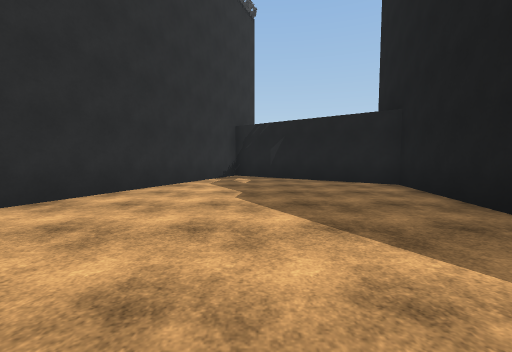
view 1 (above)

19 first-person views from a walk through a Unity game level. The camera is 1.3 m above the floor, tilts 4° down and sees 90° across. The floor is counted in squares, 2 m on a side. Each view is taken from the middle of a square. On the plan, view 1 faces up. The plan holds only what a view shows up to about 9 squares ahead; the rest is blank. The place goes on beyond the plan. The player is left out. Surface patterns are stand-ins for the level's own textures.

view 2
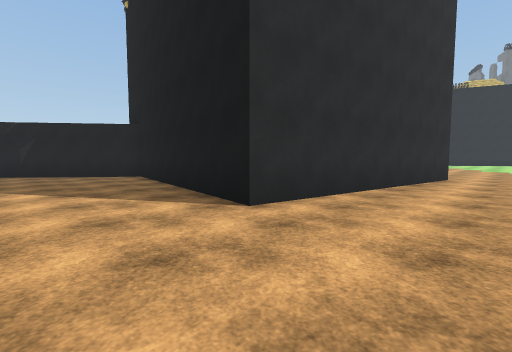

view 3
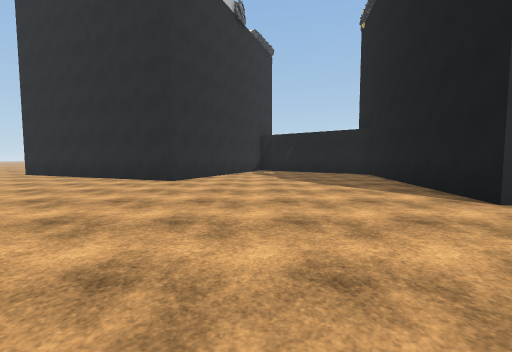

view 4
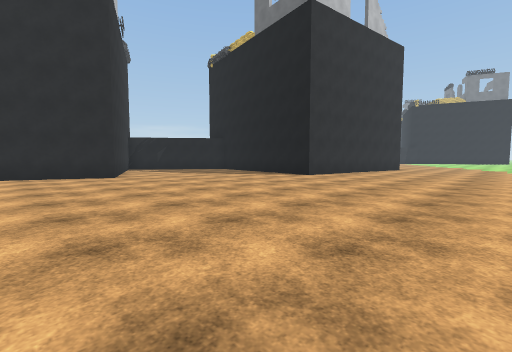

view 5
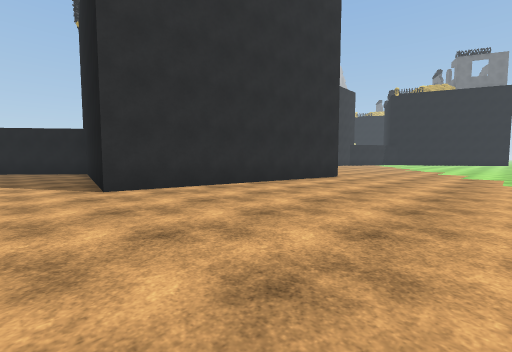

view 6
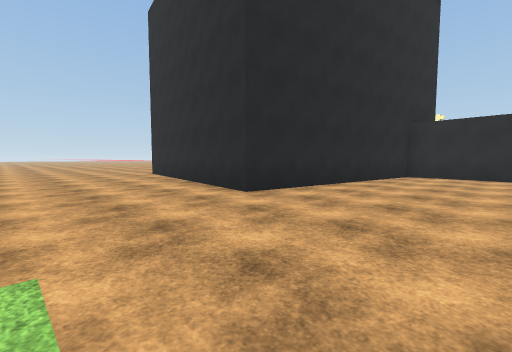

view 7
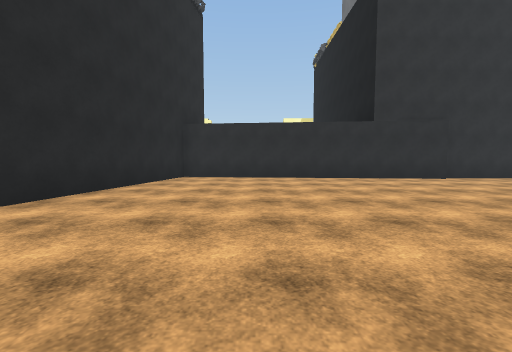

view 8
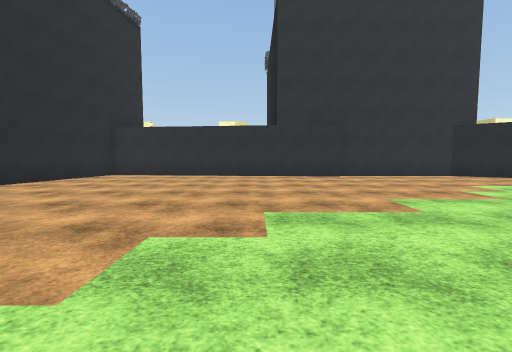

view 9
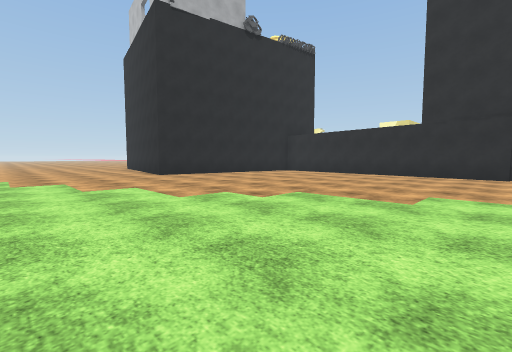

view 10
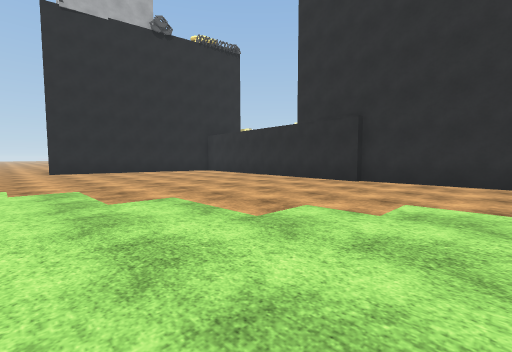

view 11
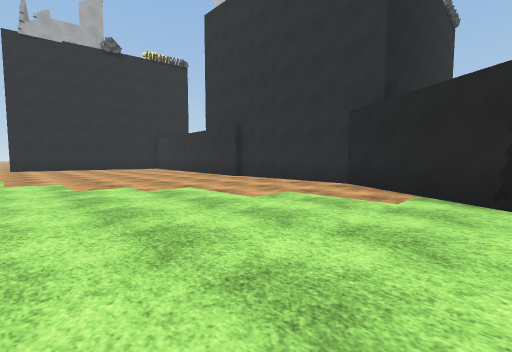

view 12
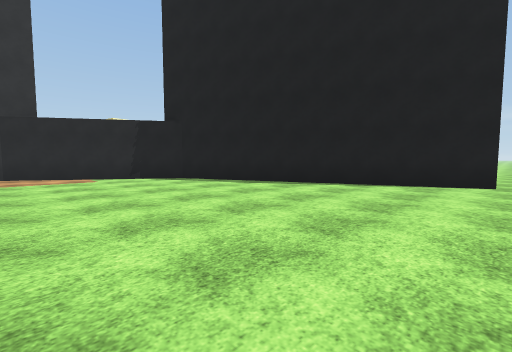

view 13
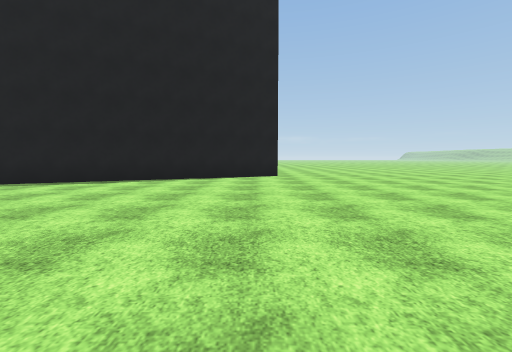

view 14
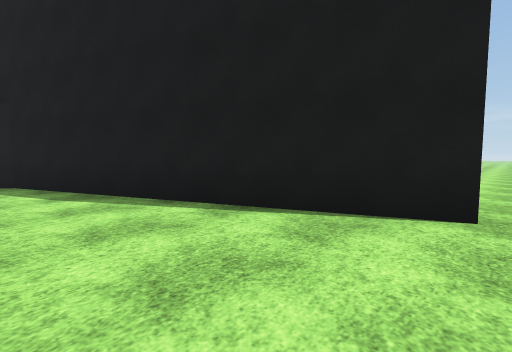

view 15
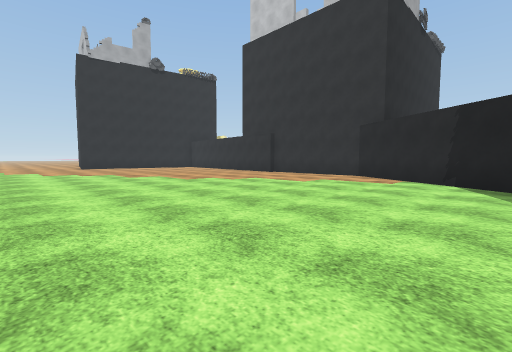

view 16
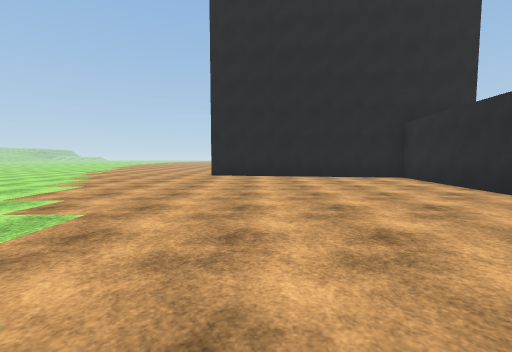

view 17
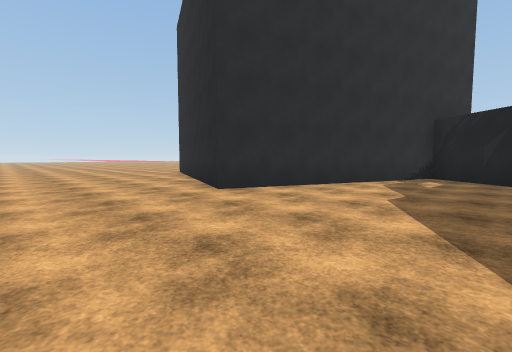

view 18
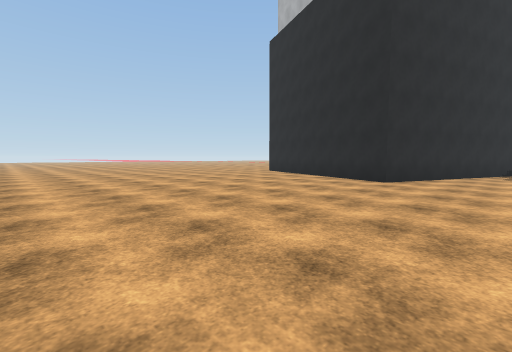

view 19
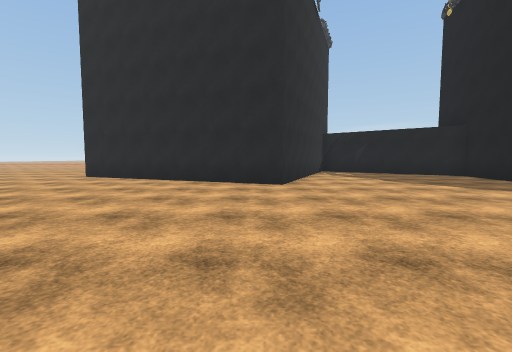

### Floor plan
Key: @ floor where view 1 was taken; # wall or solid block; . floor; O other object.
Columns run from 8 left of view 1 to 36 right of it. Each row starts with its distance up from view 1.
  9         ##
  8       #..###
  7        ....##
  6      ##.....#
  5 #### #......O     ###############
  4 ...###.....O      O.......##....##
  3 ...........O      O..............###
  2 ...........O      O................#
  1 ...........O      O.................
  0 ........@..OO    O..................##
 -1 .............OOOOO...................#
 -2 .....................................#
 -3 .....................................
 -4 ......................................#
 -5   ....................................#
 -6   ..........................  ...............

Where each view was taken, in squares from view 1:
view 1: 0 up, 0 right, facing up
view 2: 3 down, 0 right, facing up-right
view 3: 4 down, 1 left, facing up
view 4: 6 down, 6 left, facing up-right
view 5: 6 down, 1 right, facing up-right
view 6: 5 down, 13 right, facing up-left
view 7: 4 down, 13 right, facing up
view 8: 5 down, 16 right, facing up
view 9: 6 down, 19 right, facing up-left
view 10: 3 down, 22 right, facing up-left
view 11: 2 down, 26 right, facing up-left
view 12: 6 down, 23 right, facing up-right
view 13: 5 down, 21 right, facing right
view 14: 6 down, 27 right, facing up-right
view 15: 5 down, 27 right, facing up-left
view 16: 0 up, 19 right, facing left
view 17: 0 up, 1 right, facing up-left
view 18: 4 down, 1 left, facing up-left
view 19: 3 down, 4 left, facing up
